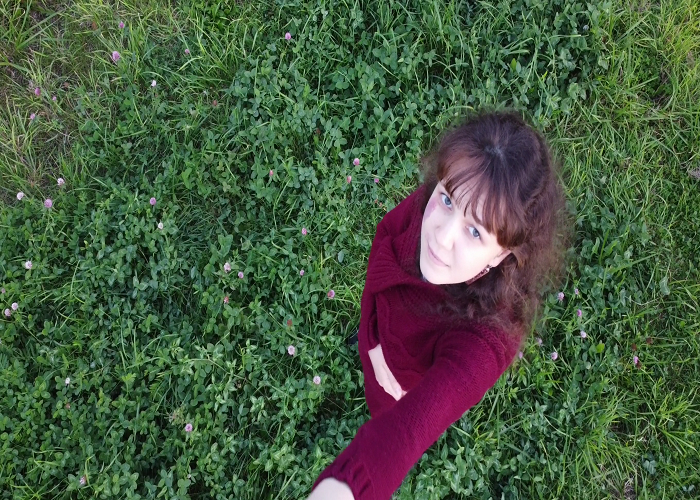
//> input picture ЛарионовАА/СТЗ_Лаб2_ЛарионовАА/Картинки/src.bmp, 700 x 500 px
$ ./main   (built with g++ and OpenCV 4)
//> lines starting //> are read from the running program, lines starting //| are printed output that depends on the picture; after the words box and inside, x2 and y2 are one past the last pixel; in counts of white or black regions, pixels touching at a corner belong together
### ЛарионовАА/СТЗ_Лаб2_ЛарионовАА/Исходные файлы/my_filter/my_filter.h
#pragma once

#include <iostream>
#include <vector>
#include "opencv2\core.hpp"
#include "opencv2\highgui.hpp"
#include "opencv2\imgproc.hpp"

using namespace cv;
using namespace std;

class MyFilter
{
public:
    MyFilter();
    ~MyFilter();
private:
    Mat m_src;
    Mat m_dst;

    int m_ksize;
    float m_sigma;
    int m_maxValue;
    int m_constant;

    vector<float> m_coef;
public:
    int setImage(Mat& image);
    int setParam(const int ksize, const float sigma, const int maxValue, const int constant);

    Mat getImage();

    int makeKernel();
    int processImage();
};

### ЛарионовАА/СТЗ_Лаб2_ЛарионовАА/Исходные файлы/my_filter/my_filter.cpp
#pragma once

#include "my_filter.h"

MyFilter::MyFilter()
{
    m_ksize = 0;
    m_sigma = 0;
    m_maxValue = 0;
    m_constant = 0;
}

MyFilter::~MyFilter()
{
    ;
}

int MyFilter::setImage(Mat& image)
{
    if (image.empty())
    {
        return -1;
    }

    if (image.channels() != 1)
    {
        return -2;
    }

    m_src = image.clone();

    return 0;
}

int MyFilter::setParam(const int ksize, const float sigma, const int maxValue, const int constant)
{
    if (((ksize / 2) == 0) || (ksize < 3))
    {
        return -1;
    }

    if (sigma <= 0)
    {
        return -2;
    }

    if (maxValue < 0 || maxValue > 255)
    {
        return -3;
    }

    if (constant < 0 || constant > 255)
    {
        return -4;
    }

    m_ksize = ksize;
    m_sigma = sigma;
    m_maxValue = maxValue;
    m_constant = constant;

    return 0;
}

Mat MyFilter::getImage()
{
    return m_dst;
}

int MyFilter::makeKernel()
{
    if (m_ksize == 0 || m_sigma == 0)
    {
        return -1;
    }

    float value = 0;
    int x = -2;
    int y = 2;

    for (int i = 0; i < (m_ksize * m_ksize); i++)
    {
        if (((i % m_ksize) == 0) && (i != 0))
        {
            x = -2;
            y -= 1;
        }

        value = (1 / (2 * (float)CV_PI * m_sigma * m_sigma)) * exp(-((float)(x * x) + (float)(y * y)) / (2 * m_sigma * m_sigma));
        m_coef.push_back(value);

        x += 1;
    }

   // [9 lines of commented-out code are left out]

    return 0;
}

int MyFilter::processImage()
{
    if (m_src.empty())
    {
        return -1;
    }

    if (m_coef.empty())
    {
        return -2;
    }

    Mat tmpImage((m_src.rows + (m_ksize - 1)), (m_src.cols + (m_ksize - 1)), m_src.type(), Scalar(255));

    //Copy src
    for (int i = (m_ksize / 2); i < (tmpImage.rows - (m_ksize / 2)); i++)
    {
        for (int j = (m_ksize / 2); j < (tmpImage.cols - (m_ksize / 2)); j++)
        {
            tmpImage.at<uint8_t>(i, j) = m_src.at<uint8_t>((i - (m_ksize / 2)), (j - (m_ksize / 2)));
        }
    }

    imshow("First", tmpImage);

    //Border reflect
    //Left -> right -> top -> bottom
    int count = 0;

    for (int i = (m_ksize / 2); i < (tmpImage.rows - (m_ksize / 2)); i++)
    {
        for (int j = ((m_ksize / 2) - 1); j >= 0; j--)
        {
            tmpImage.at<uint8_t>(i, j) = tmpImage.at<uint8_t>(i, (j + ((2 * count) + 1)));
            count++;
        }
        count = 0;
    }

    for (int i = (m_ksize / 2); i < (tmpImage.rows - (m_ksize / 2)); i++)
    {
        for (int j = (tmpImage.cols - (m_ksize / 2)); j < tmpImage.cols; j++)
        {
            tmpImage.at<uint8_t>(i, j) = tmpImage.at<uint8_t>(i, (j - ((2 * count) + 1)));
            count++;
        }
        count = 0;
    }

    for (int j = 0; j < tmpImage.cols; j++)
    {
        for (int i = ((m_ksize / 2) - 1); i >= 0; i--)
        {
            tmpImage.at<uint8_t>(i, j) = tmpImage.at<uint8_t>((i + ((2 * count) + 1)), j);
            count++;
        }
        count = 0;
    }

    for (int j = 0; j < tmpImage.cols; j++)
    {
        for (int i = (tmpImage.rows - (m_ksize / 2)); i < tmpImage.rows; i++)
        {
            tmpImage.at<uint8_t>(i, j) = tmpImage.at<uint8_t>((i - ((2 * count) + 1)), j);
            count++;
        }
        count = 0;
    }

    imshow("Second", tmpImage);

    //Adaptive thresholding using Gaussian filter
    m_dst = m_src.clone();

    for (int i = (m_ksize / 2); i < (tmpImage.rows - (m_ksize / 2)); i++)
    {
        for (int j = (m_ksize / 2); j < (tmpImage.cols - (m_ksize / 2)); j++)
        {
            float sum = 0;
            float denominator = 0;
            int x = j - 2;
            int y = i - 2;

            for (int l = 0; l < (m_ksize * m_ksize); l++)
            {
                if (((l % m_ksize) == 0) && (l != 0))
                {
                    x = j - 2;
                    y += 1;
                }

                sum += (float)tmpImage.at<uint8_t>(y, x) * m_coef[l];
                denominator += m_coef[l];

                x += 1;
            }

            float T = sum / denominator - m_constant;

            if (tmpImage.at<uint8_t>(i, j) > (uint8_t)T)
            {
                m_dst.at<uint8_t>((i - (m_ksize / 2)), (j - (m_ksize / 2))) = m_maxValue;
            }
            else
            {
                m_dst.at<uint8_t>((i - (m_ksize / 2)), (j - (m_ksize / 2))) = 0;
            }
        }
    }

    return 0;
}

### ЛарионовАА/СТЗ_Лаб2_ЛарионовАА/Исходные файлы/main.cpp

#include <iostream>
#include <chrono>
#include <ctime>
#include "opencv2\core.hpp"
#include "opencv2\highgui.hpp"
#include "opencv2\imgproc.hpp"
#include "my_filter\my_filter.h"

using namespace cv;
using namespace std;

float deviation(Mat& diff);

int main()
{
    Mat src, graySrc, dstOpCV, dstMyF, diff;

    src = imread("src.bmp", IMREAD_COLOR);
//> src is the input picture: 500 rows x 700 cols, CV_8UC3; mean B, G, R 64.2, 89, 70.8
    cvtColor(src, graySrc, COLOR_BGRA2GRAY);
    imshow("Gray image", graySrc);
    imwrite("gray.bmp", graySrc);

    //auto start = chrono::steady_clock::now();
    //float start_time = (float)clock();

    adaptiveThreshold(graySrc, dstOpCV, 255, ADAPTIVE_THRESH_GAUSSIAN_C, THRESH_BINARY, 5, 7);
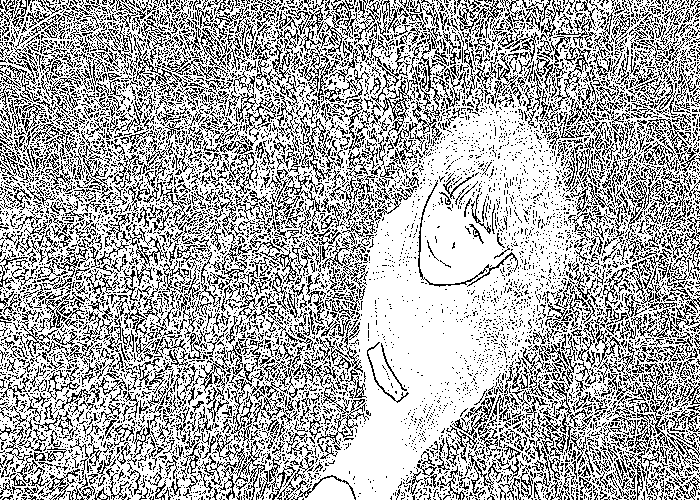
//> dstOpCV: 500 rows x 700 cols, CV_8UC1; 68.1% white; black in thin lines or dots

    // [6 lines of commented-out code are left out]

    imshow("Processed image by OpenCV", dstOpCV);
    imwrite("dstOpCV.bmp", dstOpCV);

    MyFilter filter;
    filter.setImage(graySrc);
    filter.setParam(5, (float)1.1, 255, 7);
    filter.makeKernel();

    //auto start = chrono::steady_clock::now();

    filter.processImage();
//> after the loop in processImage, `for (int i = (m_ksize / 2); i < (tmpImage.rows - (m_ksize / 2)); i++)`:
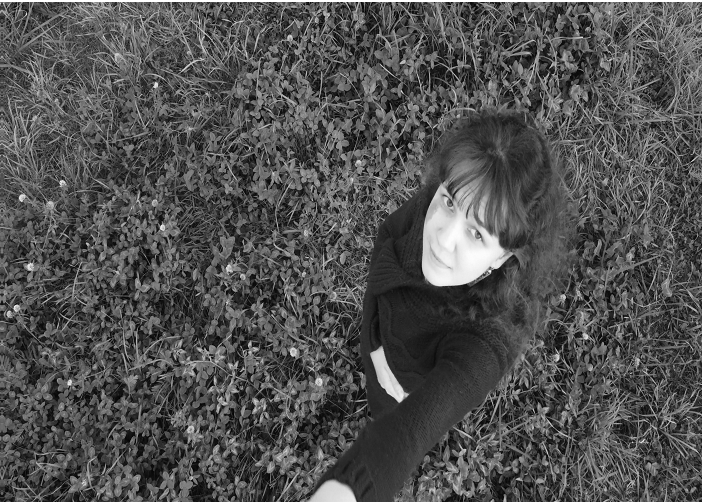
//> tmpImage: 504 rows x 704 cols, CV_8UC1; min 0, max 255, mean 82.6
//> after the loop in processImage, `for (int i = (m_ksize / 2); i < (tmpImage.rows - (m_ksize / 2)); i++)`: count = 0
//> after the loop in processImage, `for (int i = (m_ksize / 2); i < (tmpImage.rows - (m_ksize / 2)); i++)`:
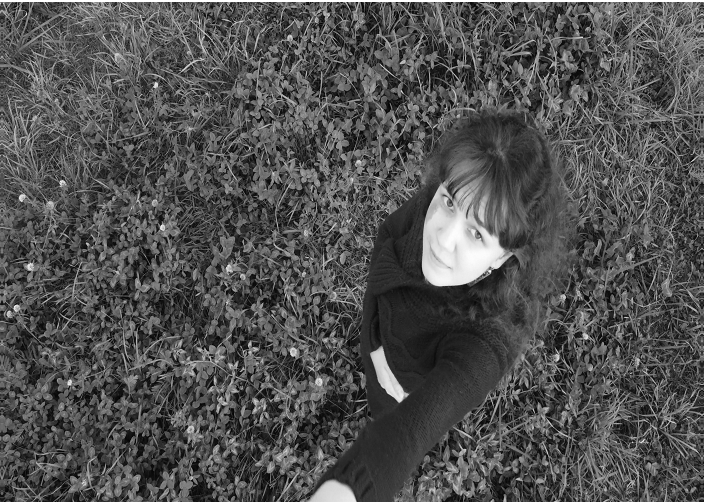
//> tmpImage: 504 rows x 704 cols, CV_8UC1; 0.28% of pixels changed, all inside (x1, y1, x2, y2) = (702, 2, 704, 502)
//> after the loop in processImage, `for (int j = 0; j < tmpImage.cols; j++)`:
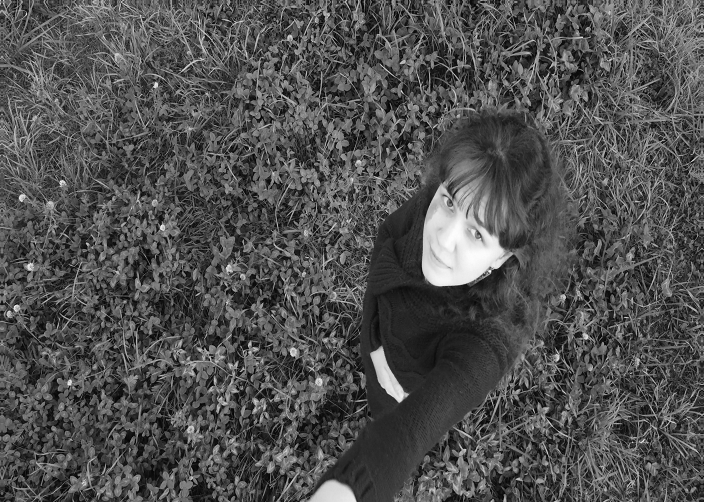
//> tmpImage: 504 rows x 704 cols, CV_8UC1; 0.4% of pixels changed, all inside (x1, y1, x2, y2) = (0, 0, 704, 2)
//> after the loop in processImage, `for (int j = 0; j < tmpImage.cols; j++)`:
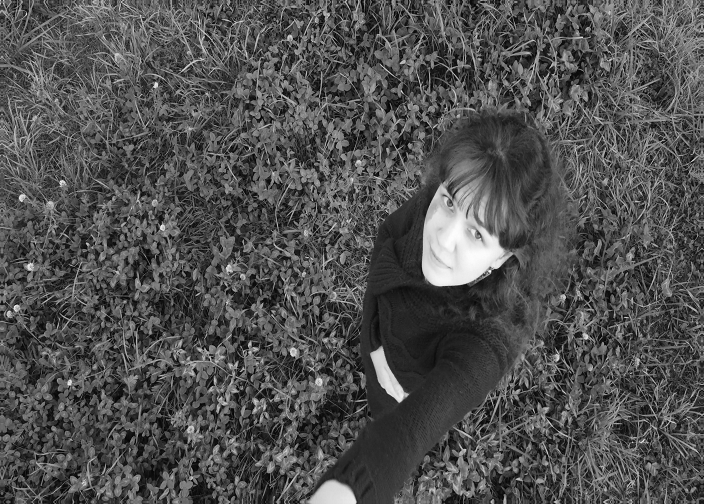
//> tmpImage: 504 rows x 704 cols, CV_8UC1; 0.4% of pixels changed, all inside (x1, y1, x2, y2) = (0, 502, 704, 504)
//> after the loop in processImage, `for (int i = (m_ksize / 2); i < (tmpImage.rows - (m_ksize / 2)); i++)`:
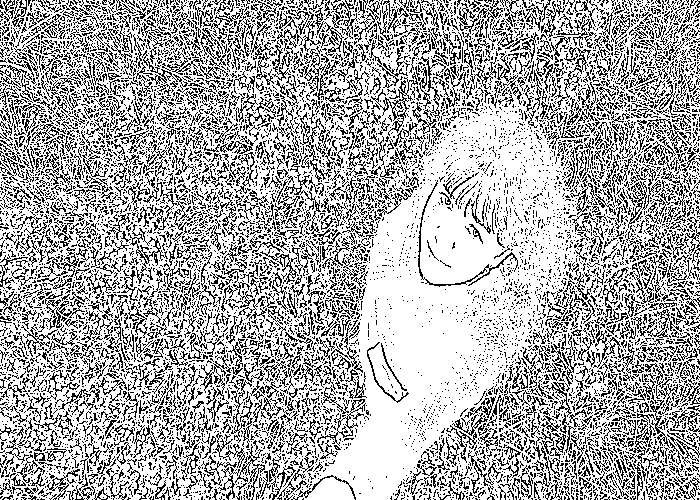
//> m_dst: 500 rows x 700 cols, CV_8UC1; 68.8% white; black in thin lines or dots

    //auto end = chrono::steady_clock::now();
    //auto elapsed = chrono::duration_cast<std::chrono::microseconds>(end - start);
    //cout << "Elapsed time: " << elapsed.count() << " microseconds" << endl;

    dstMyF = filter.getImage();
    imshow("Processed image by MyFilter", dstMyF);
    imwrite("dstMyF.bmp", dstMyF);

    absdiff(dstOpCV, dstMyF, diff);
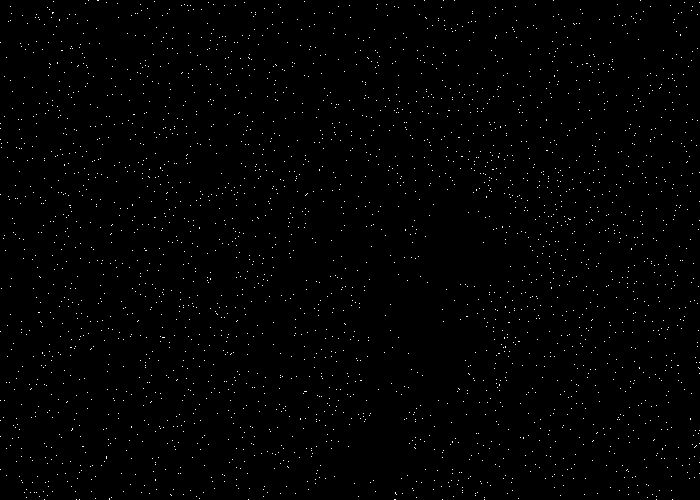
//> diff: 500 rows x 700 cols, CV_8UC1; 0.83% white in thin lines or dots
    imshow("Difference", diff);
    imwrite("difference.bmp", diff);

    float error = deviation(diff);
//> the loop in deviation, `for (int i = 0; i < diff.rows; i++)` made 500 passes
//> sum on passes 1 to 3: 2040, 2805, 4080
//> after the loop in deviation, `for (int i = 0; i < diff.rows; i++)`: sum = 742815
//> in deviation, `float middle = (float)sum / n;`: middle = 2.12
//> the loop in deviation, `for (int i = 0; i < diff.rows; i++)` made 500 passes
//> numerator on passes 1 to 3: 514691.4, 709669.2, 1032532.4
//> after the loop in deviation, `for (int i = 0; i < diff.rows; i++)`: numerator = 187772464
//> in deviation, `s = sqrt((numerator / n) / (n - 1));`: s = 0.0392
//> error = 0.0392
    cout << error;
//| 0.0391515

    while (waitKey(33) != 27) {}
//> the Esc key is pressed

    return 0;
}

float deviation(Mat& diff)
{
    int sum = 0;
    int n = diff.rows * diff.cols;

    for (int i = 0; i < diff.rows; i++)
    {
        for (int j = 0; j < diff.cols; j++)
        {
            sum += (int)diff.at<uint8_t>(i, j);
        }
    }

    float middle = (float)sum / n;

    float s = 0;
    float numerator = 0;

    for (int i = 0; i < diff.rows; i++)
    {
        for (int j = 0; j < diff.cols; j++)
        {
            numerator += ((float)diff.at<uint8_t>(i, j) - middle) * ((float)diff.at<uint8_t>(i, j) - middle);
        }
    }

    s = sqrt((numerator / n) / (n - 1));

    return s;
}
